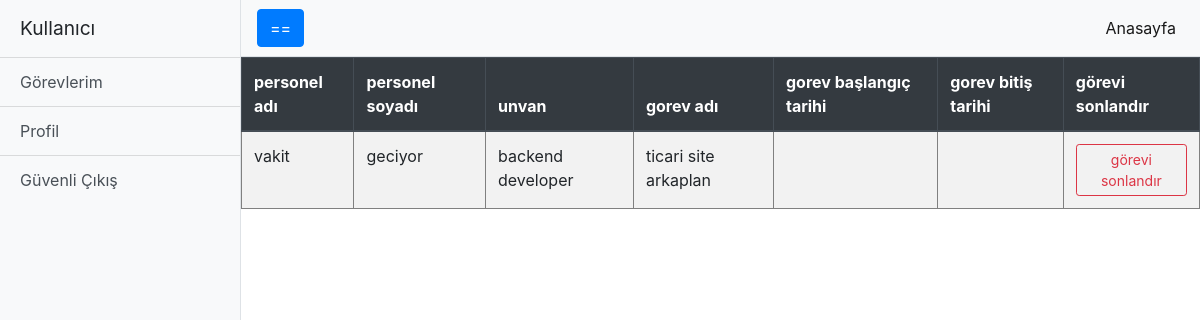
Page /son.php (signed in) on the committed database.
### tables this page shows
CREATE TABLE IF NOT EXISTS `personel_gorev` (
  `p_id` int(11) NOT NULL,
  `gorev_kod` varchar(20) NOT NULL,
  `gorev_gunde_bitti` int(11) DEFAULT NULL,
  `max_gorev_suresi` int(100) DEFAULT NULL,
  `tasarruflu_zaman` int(100) DEFAULT NULL,
  `erken_bitirme_orani` float DEFAULT NULL,
  KEY `personel` (`p_id`),
  KEY `gorev` (`gorev_kod`)
);

CREATE TABLE IF NOT EXISTS `personeller` (
  `p_id` int(11) NOT NULL AUTO_INCREMENT,
  `p_ad` varchar(50) DEFAULT NULL,
  `p_soyad` varchar(50) DEFAULT NULL,
  `p_gsm` varchar(11) DEFAULT NULL,
  `p_email` varchar(50) DEFAULT NULL,
  `sifre` int(6) DEFAULT NULL,
  `bolum_kod` varchar(20) DEFAULT NULL,
  `unvan` varchar(50) DEFAULT NULL,
  `yetki_id` int(3) NOT NULL,
  PRIMARY KEY (`p_id`),
  KEY `yetki` (`yetki_id`),
  KEY `bolum` (`bolum_kod`)
);

CREATE TABLE IF NOT EXISTS `gorevler` (
  `gorev_kod` varchar(20) NOT NULL,
  `gorev_ad` varchar(50) NOT NULL,
  `gorev_tanim` varchar(500) DEFAULT NULL,
  `baslama_tarihi` date DEFAULT NULL,
  `bitis_tarihi` date DEFAULT NULL,
  PRIMARY KEY (`gorev_kod`)
);

### son.php (the view, shortened to what this page needs)
<?php include("pers_side.php") ?>
<?php
$email=$_SESSION["user"];
require("vt_baglanti.php");
$sorgu=$db->query("SELECT * FROM personeller,gorevler,personel_gorev WHERE gorevler.gorev_kod=personel_gorev.gorev_kod and personeller.p_id=personel_gorev.p_id ",PDO::FETCH_ASSOC);
	echo "<table class='table table-striped' border='1'>";
	echo "<thead class='thead-dark'>";
	echo "<tr>";
	echo "<th scope='col'>personel adı</th>";
	echo "<th scope='col'>personel soyadı</th>";
	echo "<th scope='col'>unvan</th>";
	echo "<th scope='col'>gorev adı</th>";
	echo "<th scope='col'>gorev başlangıç tarihi</th>";
	echo "<th scope='col'>gorev bitiş tarihi</th>";
	echo "<th scope='col'>görevi sonlandır</th>";
	echo "</tr>";
	echo "</thead>";
	echo "<tr>";
foreach ($sorgu as $row) {
	if($row["p_email"]==$email){
echo "<form action='bitirdigi_gun.php' method='POST'>";
echo '<td>'. $row["p_ad"] .'</td>';
echo "<td>".$row['p_soyad']."</td>";
echo "<td>".$row['unvan']."</td>";
echo "<td>".$row['gorev_ad']."</td>";
echo "<td>".$row['baslama_tarihi']."</td>";
echo "<td>".$row['bitis_tarihi']."</td>";
echo "<td><button type='submit' type='hidden' class='btn btn-outline-danger btn-sm'>görevi sonlandır</button></td>";
echo "</tr>";
}
};
?>
<?php include("pers_top.php") ?>

### dashboard.css (style rules this page uses)
body { overflow-x: hidden; }

### rows in the picture
personel_gorev: p.p_ad "vakit", p.p_soyad "geciyor", p.unvan "backend developer", gorev_kod.gorev_ad "ticari site arkaplan"
